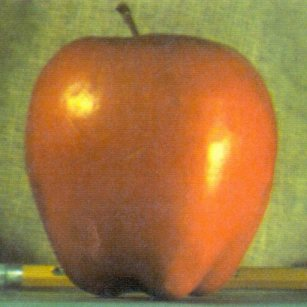
//> input picture Sheet02/images/apple.jpg, 307 x 307 px
$ ./sheet00 ../Sheet02/images/apple.jpg   (built with g++ and OpenCV 4)
//> lines starting //> are read from the running program, lines starting //| are printed output that depends on the picture; after the words box and inside, x2 and y2 are one past the last pixel; in counts of white or black regions, pixels touching at a corner belong together
#include <iostream>
#include <opencv2/core/core.hpp>
#include <opencv2/highgui/highgui.hpp>
#include <opencv2/imgproc/imgproc.hpp>

using namespace std;
using namespace cv;

void readImage(const char* file, Mat& result) {
//> called with file = "../Sheet02/images/apple.jpg"
	result = imread(file, CV_LOAD_IMAGE_COLOR);
//> result is the input picture: 307 rows x 307 cols, CV_8UC3; mean B, G, R 64.8, 119.6, 159
}

void display(const char* windowTitle, Mat& img) {
	namedWindow(windowTitle, WINDOW_AUTOSIZE);
	imshow(windowTitle, img);
	waitKey(0);
}

void convertToGrayImg(Mat& img, Mat& result) {
	cvtColor(img, result, CV_BGR2GRAY);
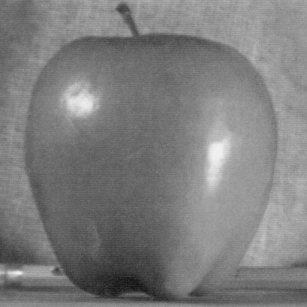
//> result: 307 rows x 307 cols, CV_8UC1; min 15, max 243, mean 125.2
}

void subtractIntensityImage(Mat& bgrImg, Mat& grayImg, Mat& result) {
	//bgrImg - 0.5*grayImg
	result = bgrImg.clone();
	for(int r=0; r < bgrImg.rows; r++) {
		for(int c=0; c < bgrImg.cols; c++) {
			result.at<Vec3b>(r,c)[0] = std::max( bgrImg.at<Vec3b>(r,c)[0] - 0.5*grayImg.at<uchar>(r,c),0.); //blue
			result.at<Vec3b>(r,c)[1] = std::max( bgrImg.at<Vec3b>(r,c)[1] - 0.5*grayImg.at<uchar>(r,c),0.); //green
			result.at<Vec3b>(r,c)[2] = std::max( bgrImg.at<Vec3b>(r,c)[2] - 0.5*grayImg.at<uchar>(r,c),0.);	//red
		}
	}
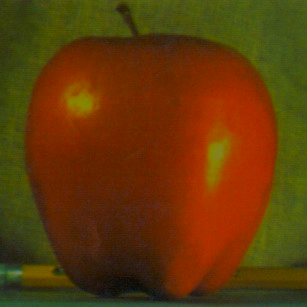
//> result: 307 rows x 307 cols, CV_8UC3; mean B, G, R 8.6, 56.8, 96.2
}

void pixelwiseSubtraction(Mat& bgrImg, Mat& grayImg, Mat& result) {

	int channels = bgrImg.channels();
//> channels = 3

	int nRows = bgrImg.rows;
//> nRows = 307
	int nCols = bgrImg.cols * channels;
//> nCols = 921

	result = bgrImg.clone();

	if (bgrImg.isContinuous()) {
		nCols *= nRows;
//> nCols = 282747
		nRows = 1;
	}

	for( int i = 0; i < nRows; i++) {
		int cols_grayImg = 0;
		for (int j = 0; j < nCols; j=j+3) {
			result.ptr<uchar>(i)[j] = std::max(bgrImg.ptr<uchar>(i)[j]-0.5*grayImg.ptr<uchar>(i)[cols_grayImg],0.);
			result.ptr<uchar>(i)[j+1] = std::max(bgrImg.ptr<uchar>(i)[j+1]-0.5*grayImg.ptr<uchar>(i)[cols_grayImg],0.);
			result.ptr<uchar>(i)[j+2] = std::max(bgrImg.ptr<uchar>(i)[j+2]-0.5*grayImg.ptr<uchar>(i)[cols_grayImg],0.);
			cols_grayImg++;
		}
	}
//> this loop made 1 pass
//> cols_grayImg on pass 1: 94249
}

void extractPatch(Mat& img, Mat& result) {
	Rect myROI((int) img.cols/2-8, (int) img.rows/2-8, 16, 16);
//> myROI = Rect(145, 145, 16, 16)
	result = img.clone();
	result = result(myROI);
}

void copyPatchToRandomLocation(Mat& img, Mat& patch, Mat& result) {
	unsigned int random1 = std::rand()%(img.rows-16);
	unsigned int random2 = std::rand()%(img.cols-16);

	result = img.clone();
	int i,j = 0;
	for(int r=random1; r < random1+16; r++) {
		for(int c=random2; c < random2+16; c++) {
			result.at<Vec3b>(r,c)[0] = patch.at<Vec3b>(i,j)[0]; 	//blue
			result.at<Vec3b>(r,c)[1] = patch.at<Vec3b>(i,j)[1];	//green
			result.at<Vec3b>(r,c)[2] = patch.at<Vec3b>(i,j)[2];	//red
			j++;
		}
		i++;
	}
//> this loop made 16 passes
//> j on passes 1 to 12: 16, 32, 48, 64, 80, 96, 112, 128, 144, 160, 176, 192
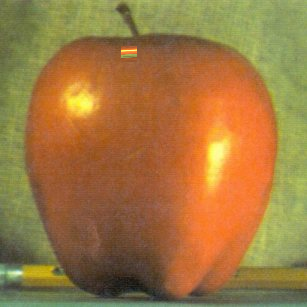
//> result: 307 rows x 307 cols, CV_8UC3; 0.27% of pixels changed, all inside (x1, y1, x2, y2) = (121, 46, 137, 62)
//> after the loop, j = 256; i = 16

}

void drawRandomRectanglesAndEllipses(Mat& img) {
	for(int i=0; i < 10; i++) {
		unsigned int random_size_r = std::rand()%100+10;
		unsigned int random_size_c = std::rand()%100+10;
		unsigned int random_size_ellipse;
		unsigned int random1 = std::rand()%img.rows;
		unsigned int random2 = std::rand()%img.cols;
		unsigned int random3, random4;
		if(random1 + random_size_r < img.rows) {
			random3 = random1+random_size_r;
		}
		else {
			random3 = img.rows;
		}
		if(random2 + random_size_c < img.cols) {
			random4 = random2+random_size_c;
		}
		else {
			random4 = img.cols;
		}

		rectangle(
			img,								// drawn in img
			Point(random2, random1),					// opposite vertices
			Point(random4, random3),
			Scalar(255,255,255),						// color white
			2,								// thickness
			8,								// lineType
			0);								// shift

		ellipse( img,
           		Point( random2, random1 ),
           		Size( random_size_c, random_size_r ),
			0,								// angle
			0,
			360,
			Scalar( 255, 255, 255),						// color white
			2,								// thickness
			8 );								// lineType
	}
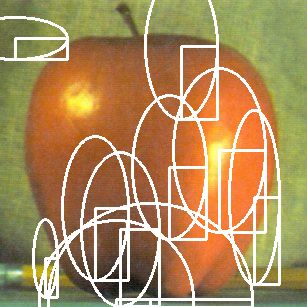
//> img: 307 rows x 307 cols, CV_8UC3; 13.66% of pixels changed, all inside (x1, y1, x2, y2) = (0, 0, 281, 307)
}

int main(int argc, char* argv[])
{
    // check input arguments
    if(argc!=2) {
        cout << "usage: " << argv[0] << " <path_to_image>" << endl;
        return -1;
    }

    // read and display the input image
    Mat bgrImg;
    readImage(argv[1], bgrImg);
    display("(a) inputImage", bgrImg);

    // (b) convert bgrImg to grayImg
    Mat grayImg;
    convertToGrayImg(bgrImg, grayImg);
    display("(b) grayImage", grayImg);

    // (c) bgrImg - 0.5*grayImg
    Mat imgC;
    subtractIntensityImage(bgrImg, grayImg, imgC);
    display("(c) subtractedImage", imgC);

    // (d) pixelwise operations
    Mat imgD;
    pixelwiseSubtraction(bgrImg, grayImg, imgD);
    display("(d) subtractedImagePixelwise", imgD);

    // (e) copy 16x16 patch from center to a random location
    Mat patch;
    extractPatch(bgrImg, patch);
    display("(e) random patch", patch);
    Mat imgE;
    copyPatchToRandomLocation(bgrImg, patch, imgE);
    display("(e) afterRandomCopying", imgE);

    // (f) drawing random rectanges on the image
    drawRandomRectanglesAndEllipses(bgrImg);
    display("(f) random elements", bgrImg);

    return 0;
}
